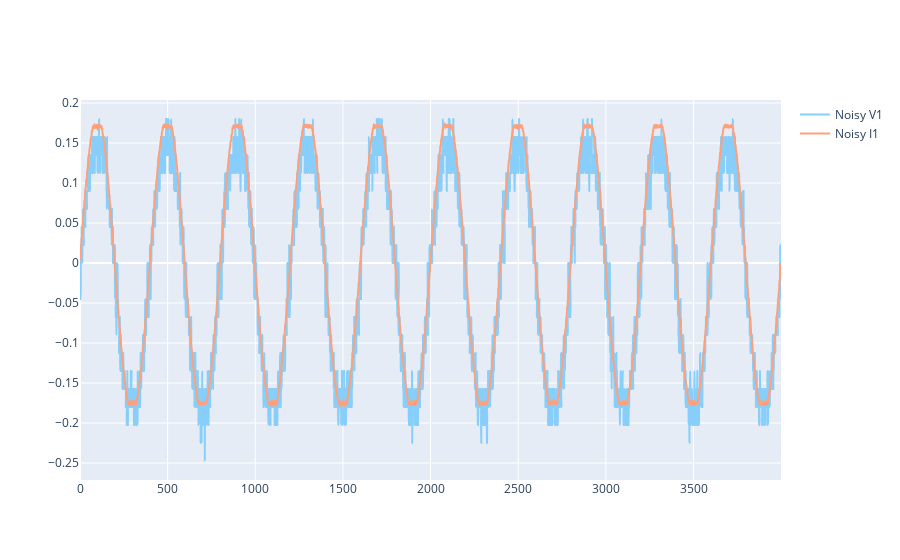

Write notebook code for a chart like this one.
### Code cell
fig = go.Figure()

fig.add_trace(go.Scatter(
            # x = time.to_numpy(),
            y = V1,
            line =  dict(shape =  'spline', color = 'lightskyblue'),
            name = 'Noisy V1',
            ))

fig.add_trace(go.Scatter(
            y = I1,
            line =  dict(shape =  'spline', color = 'lightsalmon'),
            name = 'Noisy I1'
            ))

fig.show()

### Figure 1 — Plotly figure (JSON) as saved in the notebook; plotly's stock layout.template omitted (floating-point values rounded to 4 significant figures; data arrays with more than 128 entries replaced by an {"elided": "..."} marker saying what was removed)
{"data": [{"line": {"color": "lightskyblue", "shape": "spline"}, "name": "Noisy V1", "type": "scatter", "y": {"elided": "4000 float values"}}, {"line": {"color": "lightsalmon", "shape": "spline"}, "name": "Noisy I1", "type": "scatter", "y": {"elided": "4000 float values"}}], "layout": {}}
